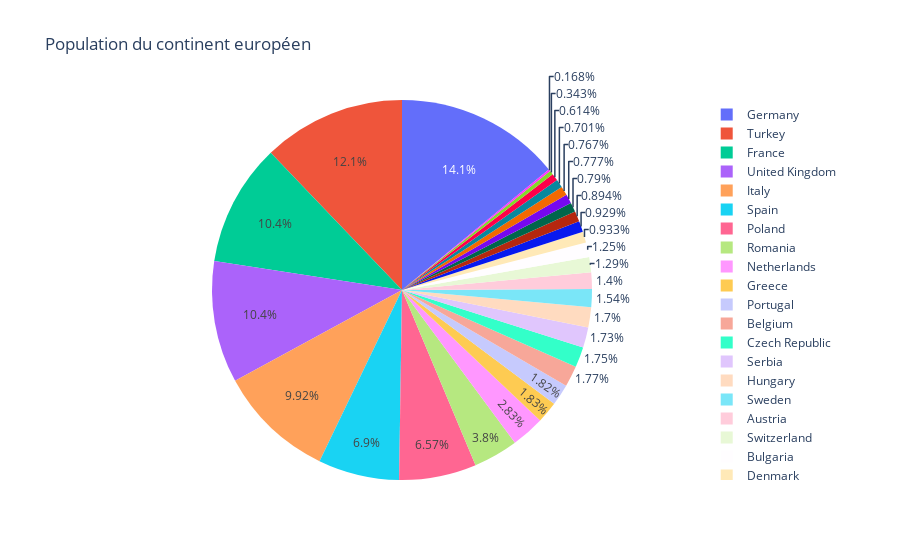

The code cell stored with this chart in its notebook:
### Code cell
df2 = gap.query("year == 2007").query("continent == 'Europe'")
df2.loc[df2['pop'] < 2.e6, 'country'] = 'Autres pays' 
fig = px.pie(df2, values='pop', names='country', title='Population du continent européen')
fig.show()

### Figure 1 — Plotly figure (JSON) as saved in the notebook; plotly's stock layout.template omitted (floating-point values rounded to 4 significant figures)
{"data": [{"domain": {"x": [0, 1], "y": [0, 1]}, "hovertemplate": "country=%{label}<br>pop=%{value}<extra></extra>", "labels": ["Albania", "Austria", "Belgium", "Bosnia and Herzegovina", "Bulgaria", "Croatia", "Czech Republic", "Denmark", "Finland", "France", "Germany", "Greece", "Hungary", "Autres pays", "Ireland", "Italy", "Autres pays", "Netherlands", "Norway", "Poland", "Portugal", "Romania", "Serbia", "Slovak Republic", "Slovenia", "Spain", "Sweden", "Switzerland", "Turkey", "United Kingdom"], "legendgroup": "", "name": "", "showlegend": true, "type": "pie", "values": [3600523, 8199783, 10392226, 4552198, 7322858, 4493312, 10228744, 5468120, 5238460, 61083916, 82400996, 10706290, 9956108, 301931, 4109086, 58147733, 684736, 16570613, 4627926, 38518241, 10642836, 22276056, 10150265, 5447502, 2009245, 40448191, 9031088, 7554661, 71158647, 60776238]}], "layout": {"autosize": true, "legend": {"tracegroupgap": 0}, "title": {"text": "Population du continent européen"}}}
